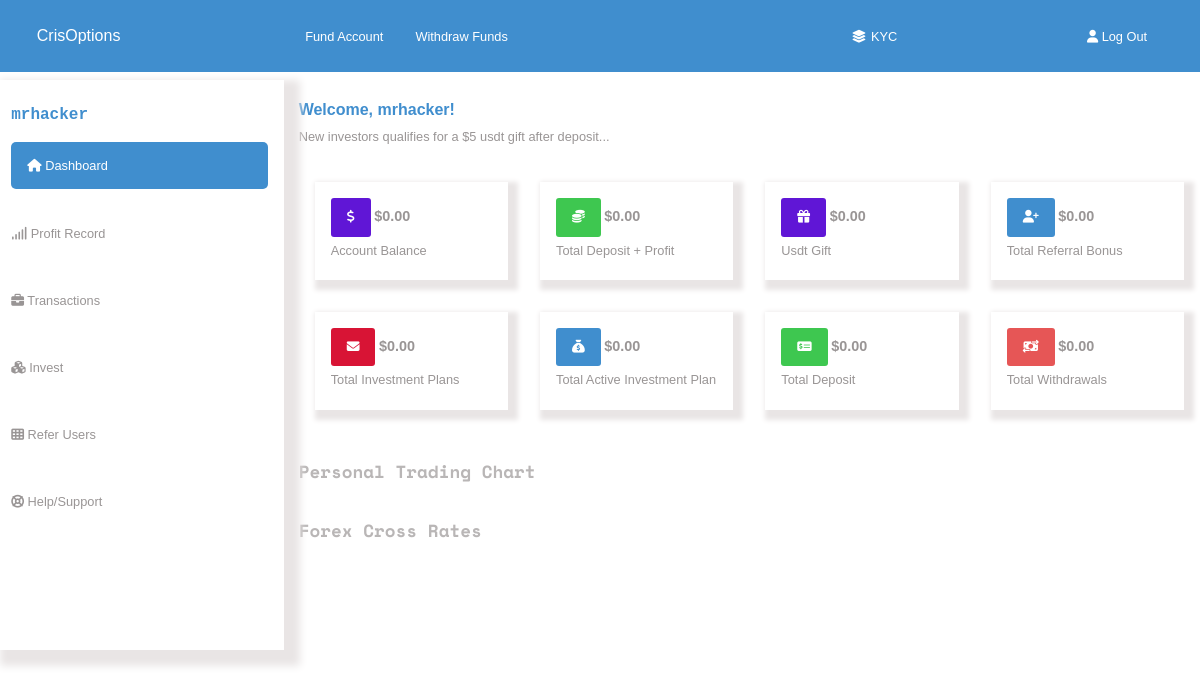
Page /dashboard-home/ (signed in) on the committed database.
### basic_app/models.py (models this page shows, shortened)
class AccountBalance(models.Model):
    user = models.OneToOneField(User, on_delete=models.CASCADE)
    acc_balance = models.DecimalField(max_digits=10, decimal_places=2, default=0.0)
    deposit_profit = models.DecimalField(max_digits=10, decimal_places=2, default=0.0)
    total_investment = models.DecimalField(max_digits=10, decimal_places=2, default=0.0)
    total_active = models.DecimalField(max_digits=10, decimal_places=2, default=0.0)
    total_deposit = models.DecimalField(max_digits=10, decimal_places=2, default=0.0)
    total_withdraw = models.DecimalField(max_digits=10, decimal_places=2, default=0.0)
    gift =  models.DecimalField(max_digits=10, decimal_places=2, default=0.0)
    referral =  models.DecimalField(max_digits=10, decimal_places=2, default=0.0)
    pr_balance = models.DecimalField(max_digits=10, decimal_places=2, default=0.0)
    pr_plan1 = models.CharField(max_length=20, blank=True, default="")
    pr_plan2 = models.CharField(max_length=20, blank=True, default="")
    pr_plan3 = models.CharField(max_length=20, blank=True, default="")
    pr_plan4 = models.CharField(max_length=20, blank=True, default="")
    pr_plan5 = models.CharField(max_length=20, blank=True, default="")
    pr_plan6 = models.CharField(max_length=20, blank=True, default="")
    pr_plan7 = models.CharField(max_length=20, blank=True, default="")
    pr_plan8 = models.CharField(max_length=20, blank=True, default="")
    pr_plan9 = models.CharField(max_length=20, blank=True, default="")
    pr_plan10 = models.CharField(max_length=20, blank=True, default="")
    pr_plan11 = models.CharField(max_length=20, blank=True, default="")
    pr_plan12 = models.CharField(max_length=20, blank=True, default="")
    pr_amount1 = models.CharField(max_length=20, blank=True, default="")
    pr_amount2 = models.CharField(max_length=20, blank=True, default="")
    pr_amount3 = models.CharField(max_length=20, blank=True, default="")
    pr_amount4 = models.CharField(max_length=20, blank=True, default="")
    pr_amount5 = models.CharField(max_length=20, blank=True, default="")
    pr_amount6 = models.CharField(max_length=20, blank=True, default="")
    pr_amount7 = models.CharField(max_length=20, blank=True, default="")
    pr_amount8 = models.CharField(max_length=20, blank=True, default="")
    pr_amount9 = models.CharField(max_length=20, blank=True, default="")
    pr_amount10 = models.CharField(max_length=20, blank=True, default="")
    pr_amount11 = models.CharField(max_length=20, blank=True, default="")
    pr_amount12 = models.CharField(max_length=20, blank=True, default="")
    pr_profit1 = models.CharField(max_length=20, blank=True, default="")
    pr_profit2 = models.CharField(max_length=20, blank=True, default="")
    pr_profit3 = models.CharField(max_length=20, blank=True, default="")
    pr_profit4 = models.CharField(max_length=20, blank=True, default="")
    pr_profit5 = models.CharField(max_length=20, blank=True, default="")
    pr_profit6 = models.CharField(max_length=20, blank=True, default="")
    pr_profit7 = models.CharField(max_length=20, blank=True, default="")
    pr_profit8 = models.CharField(max_length=20, blank=True, default="")
    pr_profit9 = models.CharField(max_length=20, blank=True, default="")
    pr_profit10 = models.CharField(max_length=20, blank=True, default="")
    pr_profit11 = models.CharField(max_length=20, blank=True, default="")
    pr_profit12 = models.CharField(max_length=20, blank=True, default="")
    pr_date1 = models.CharField(max_length=20, blank=True, default="")
    pr_date2 = models.CharField(max_length=20, blank=True, default="")
    pr_date3 = models.CharField(max_length=20, blank=True, default="")
    pr_date4 = models.CharField(max_length=20, blank=True, default="")
    pr_date5 = models.CharField(max_length=20, blank=True, default="")
    pr_date6 = models.CharField(max_length=20, blank=True, default="")
    pr_date7 = models.CharField(max_length=20, blank=True, default="")
    pr_date8 = models.CharField(max_length=20, blank=True, default="")
    pr_date9 = models.CharField(max_length=20, blank=True, default="")
    pr_date10 = models.CharField(max_length=20, blank=True, default="")
    pr_date11 = models.CharField(max_length=20, blank=True, default="")
    pr_date12 = models.CharField(max_length=20, blank=True, default="")
    tr_deposit = models.DecimalField(max_digits=10, decimal_places=2, default=0.0)
    tr_withdraw = models.DecimalField(max_digits=10, decimal_places=2, default=0.0)
    tr_balance = models.DecimalField(max_digits=10, decimal_places=2, default=0.0)
    tr_others = models.DecimalField(max_digits=10, decimal_places=2, default=0.0)
    tr_amount1 = models.CharField(max_length=20, blank=True, default="")
    tr_amount2 = models.CharField(max_length=20, blank=True, default="")
    tr_amount3 = models.CharField(max_length=20, blank=True, default="")
    tr_amount4 = models.CharField(max_length=20, blank=True, default="")
    tr_amount5 = models.CharField(max_length=20, blank=True, default="")
    tr_amount6 = models.CharField(max_length=20, blank=True, default="")
    tr_amount7 = models.CharField(max_length=20, blank=True, default="")
    tr_amount8 = models.CharField(max_length=20, blank=True, default="")
    tr_amount9 = models.CharField(max_length=20, blank=True, default="")
    tr_amount10 = models.CharField(max_length=20, blank=True, default="")
    tr_amount11 = models.CharField(max_length=20, blank=True, default="")
    tr_amount12 = models.CharField(max_length=20, blank=True, default="")
    tr_paymentmode1 = models.CharField(max_length=20,  blank=True, default="")
    tr_paymentmode2 = models.CharField(max_length=20,  blank=True, default="")
    tr_paymentmode3 = models.CharField(max_length=20,  blank=True, default="")
    tr_paymentmode4 = models.CharField(max_length=20,  blank=True, default="")
    tr_paymentmode5 = models.CharField(max_length=20,  blank=True, default="")
    tr_paymentmode6 = models.CharField(max_length=20,  blank=True, default="")
    tr_paymentmode7 = models.CharField(max_length=20,  blank=True, default="")
    tr_paymentmode8 = models.CharField(max_length=20,  blank=True, default="")
    tr_paymentmode9 = models.CharField(max_length=20,  blank=True, default="")
    tr_paymentmode10 = models.CharField(max_length=20,  blank=True, default="")
    tr_paymentmode11 = models.CharField(max_length=20,  blank=True, default="")
    tr_paymentmode12 = models.CharField(max_length=20,  blank=True, default="")
    tr_status1 = models.CharField(max_length=20,  blank=True, default="")
    tr_status2 = models.CharField(max_length=20,  blank=True, default="")
    tr_status3 = models.CharField(max_length=20,  blank=True, default="")
    tr_status4 = models.CharField(max_length=20,  blank=True, default="")
    tr_status5 = models.CharField(max_length=20,  blank=True, default="")
    tr_status6 = models.CharField(max_length=20,  blank=True, default="")
    tr_status7 = models.CharField(max_length=20,  blank=True, default="")
    tr_status8 = models.CharField(max_length=20,  blank=True, default="")
    tr_status9 = models.CharField(max_length=20,  blank=True, default="")
    tr_status10 = models.CharField(max_length=20,  blank=True, default="")
    tr_status11 = models.CharField(max_length=20,  blank=True, default="")
    tr_status12 = models.CharField(max_length=20,  blank=True, default="")
    tr_date1 = models.CharField(max_length=20,  blank=True, default="")
    tr_date2 = models.CharField(max_length=20,  blank=True, default="")
    tr_date3 = models.CharField(max_length=20,  blank=True, default="")
    tr_date4 = models.CharField(max_length=20,  blank=True, default="")
    tr_date5 = models.CharField(max_length=20,  blank=True, default="")
    tr_date6 = models.CharField(max_length=20,  blank=True, default="")
    tr_date7 = models.CharField(max_length=20,  blank=True, default="")
    tr_date8 = models.CharField(max_length=20,  blank=True, default="")
    tr_date9 = models.CharField(max_length=20,  blank=True, default="")
    tr_date10 = models.CharField(max_length=20,  blank=True, default="")
    tr_date11 = models.CharField(max_length=20,  blank=True, default="")
    tr_date12 = models.CharField(max_length=20,  blank=True, default="")

### basic_app/views.py (the view)
# urls.py: path('dashboard-home/', views.user_dashboard_view, name='user_dashboard'),
@login_required
def user_dashboard_view(request):
    try:
        account_balance = AccountBalance.objects.get(user=request.user)
    except AccountBalance.DoesNotExist:
        account_balance = None  # Handle the case where AccountBalance does not exist for the user
    return render(request, template_name='dashboard/dashboard-l.html', context={'account_balance':account_balance})

### templates/dashboard/dashboard-l.html (shortened to what this page needs)
<!DOCTYPE html>
{% load static %}
<html lang="en">
<head>
    <link rel="stylesheet" href="{% static 'css/style.css' %}">
    <link rel="stylesheet" media="screen and (max-width:825px)" href="{% static 'css/mobile.css' %}">
    <link rel="stylesheet" href="https://cdnjs.cloudflare.com/ajax/libs/font-awesome/6.4.2/css/all.min.css" />
</head>
<body>
    <div class="dashboard-container">
        <div class="dashboard-navbar">
        <p><a class="home" href="{% url 'basic_app:home' %}">CrisOptions</a></p>
          <ul>
            <li><a class="fund" href="{% url 'basic_app:payment' %}">Fund Account</a></li>
            <li><a class="withdraw" href="{% url 'basic_app:withdrawal' %}">Withdraw Funds</a></li>
          </ul>
            <div class="kyc">
                <p><i class="fas fa-layer-group"></i><a href="{% url 'basic_app:kyc' %}">KYC</a></p>
            </div>
            <div class="log-out">
                <p><a target="_blank" href="{% url 'basic_app:logout' %}"><i class="fas fa-user"></i> Log Out</a></p>
            </div>
		    </div>
        <div class="grid-container">
            <label for="dashmenu-bar"></label>
            <div class="dashboard-pages">
                <ul>
                    <li><h3>{{ user.username }}</h3></li>
                    <p><li><a class="current-page" href="#"><i class="fas fa-home"></i> Dashboard</a></p></li>
                    <p><li><a href="{% url 'basic_app:dashboard-profit' %}"><i class="fa fa-signal " aria-hidden="true"></i> Profit Record</a></p></li>
                    <p><li><a href="{% url 'basic_app:dashboard-transaction' %}"><i class="fa fa-briefcase " aria-hidden="true"></i> Transactions</a></p></li>
                    <p><li><a href="{% url 'basic_app:dashboard-invest' %}"><i class="fas fa-cubes"></i> Invest</a></p></li>
                    <p><li><a href="{% url 'basic_app:dashboard-referral' %}"><i class="fa fa-th" aria-hidden="true"></i> Refer Users</a></p></li>
                    <p><li><a href="{% url 'basic_app:dashboard-help' %}"> <i class="fa fa-life-ring" aria-hidden="true"></i> Help/Support</a></p></li>
                </ul>
            </div>
            <div class="home-content">
              <h3>Welcome, {{ user.username }}!</h3>
              <p>New investors qualifies for a $5 usdt gift after deposit...</p>
              <div class="little-boxes">
                  <p><i class="fa-solid fa-dollar-sign"></i> <span class="dollar">${{ account_balance.acc_balance }}</span> <br> Account Balance</p>
                  <p><i class="fa-solid fa-coins"></i> <span class="dollar">${{ account_balance.deposit_profit }}</span> <br> Total Deposit + Profit </p>
                  <p><i class="fa-solid fa-gift"></i> <span class="dollar">${{ account_balance.gift }}</span> <br> Usdt Gift</p>
                  <p><i class="fa-solid fa-user-plus"></i></i> <span class="dollar">${{ account_balance.referral }}</span> <br> Total Referral Bonus</p>
                  <p><i class="fa-solid fa-envelope"></i> <span class="dollar">${{ account_balance.total_investment }}</span> <br> Total Investment Plans</p>
                  <p><i class="fa-solid fa-sack-dollar"></i> <span class="dollar">${{ account_balance.total_active }}</span> <br> Total Active Investment Plan</p>
                  <p><i class="fa-solid fa-money-check-dollar"></i> <span class="dollar">${{ account_balance.total_deposit }}</span> <br> Total Deposit</p>
                  <p><i class="fa-solid fa-money-bill-transfer"></i> <span class="dollar">${{ account_balance.total_withdraw }}</span> <br> Total Withdrawals</p>
                </div>
                <h4>Personal Trading Chart</h4>
                <h4>Forex Cross Rates </h4>
            </div>
        </div>
    </div>
</body>
</html>

### static/css/style.css (style rules this page uses)
* { margin: 0; padding: 0; box-sizing: border-box; }
a { text-decoration: none; }
.sign-up-container h1, p { text-align: center; }
.dashboard-navbar { background: rgb(64, 142, 206); color: #fff; width: 100%; display: flex; font-size: 0.8rem; padding: 1.7rem 0; justify-content: space-between; font-family: Verdana, Geneva, Tahoma, sans-serif; position: fixed; z-index: 2; top: 0; }
.dashboard-navbar ul { display: flex; margin-left: 1rem; list-style: none; align-items: center; }
.dashboard-navbar li { margin: 0 0.7rem; list-style: none; align-items: center; }
.dashboard-navbar a { color: #fff; padding: 0 0.3rem; }
.dashboard-navbar p { text-align: center; align-self: center; margin-left: 2rem; font-size: 1rem; }
.dashboard-navbar .kyc { align-self: center; }
.dashboard-navbar .kyc p { font-size: 0.8rem; }
.dashboard-navbar .log-out p { font-size: 0.8rem; }
.dashboard-navbar .log-out { align-self: center; margin-right: 3rem; }
.grid-container { display: grid; grid-template-columns: 2fr 7fr; }
.dashboard-pages { font-family: Verdana, Geneva, Tahoma, sans-serif; font-size: 0.8rem; line-height: 2rem; margin-left: 0; padding-bottom: 6rem; background: #fff; box-shadow: 8px 8px 8px 8px #e9e5e5; position: fixed; top: 10%; }
.dashboard-pages ul { list-style: none; }
.dashboard-pages ul li { margin: 2.2rem 0; padding-right: 1rem; padding-left: 0.7rem; }
.dashboard-pages ul li h3 { line-height: 0; font-family: 'Space Monospace', monospace; color: rgb(64, 142, 206); font-size: 1rem; margin-bottom: 2rem ; }
.dashboard-pages ul li a { color: #999595; }
.dashboard-pages .current-page { background: rgb(64, 142, 206); color: white; padding: 1rem 10rem 1rem 1rem; width: 100%; border-radius: 5px; }
.home-content { font-family: Verdana, Geneva, Tahoma, sans-serif; margin-top: 6rem; margin-left: 2rem; line-height: 1.7rem; }
.home-content h3 { font-size: 1rem; font-family: Arial, Helvetica, sans-serif; color: rgb(64, 142, 206); }
.home-content p { color: #999595; font-size: 0.8rem; text-align: start; }
.little-boxes { display: grid; grid-template-columns: 1fr 1fr 1fr 1fr; margin: 1rem 0; }
.little-boxes p { background: #fff; box-shadow: 5px 5px 5px 5px #e9e5e5; padding: 1rem; margin: 1rem; }
.little-boxes p .fa-dollar-sign { color: white; padding: 0.8rem 1rem; background-color: rgb(96, 22, 214); border-radius: 3px; }
.little-boxes p .fa-coins { color: white; padding: 0.8rem 1rem; background-color: rgb(62, 199, 80); border-radius: 3px; }
.little-boxes p .fa-gift { color: white; padding: 0.8rem 1rem; background-color: rgb(96, 22, 214); border-radius: 3px; }
.little-boxes p .fa-user-plus { color: white; padding: 0.8rem 1rem; background-color: rgb(64, 142, 206); border-radius: 3px; }
.little-boxes p .fa-envelope { color: white; padding: 0.8rem 1rem; background-color: rgb(216, 20, 53); border-radius: 3px; }
.little-boxes p .fa-sack-dollar { color: white; padding: 0.8rem 1rem; background-color: rgb(64, 142, 206); border-radius: 3px; }
.little-boxes p .fa-money-check-dollar { color: white; padding: 0.8rem 1rem; background-color: rgb(62, 199, 80); border-radius: 3px; }
.little-boxes p .fa-money-bill-transfer { color: white; padding: 0.8rem 1rem; background-color: rgb(230, 86, 86); border-radius: 3px; }
.dollar { font-size: 0.9rem; font-weight: bold; }
.home-content h4 { color: #b9b6b6; font-size: 1.1rem; margin: 2rem 0; font-family: 'Space Mono', monospace; }

### static/css/mobile.css (style rules this page uses)
a { text-decoration: none; }
.dashboard-container { max-width: 820px; overflow: hidden; }
.dashboard-navbar { width: 820px; }
.dashboard-navbar p a { margin-right: 2rem; }
.dashboard-navbar ul { display: none; }
.dashboard-navbar .kyc { display: none; }
.dashboard-navbar .log-out { display: none; }
.dashboard-pages { top: 70px; position: absolute; }
.dashboard-pages { display: none; }
.dashboard-pages ul li { margin: 2.2rem 0; padding-right: 1rem; }
.grid-container label { display: block; margin-top: 8.5rem; z-index: 2; margin-left: 0.2rem; }
.home-content { margin-top: 6rem; margin-left: 3rem; margin-bottom: 5rem; }
.little-boxes { grid-template-columns: 1fr 1fr; max-width: 700px; }
.little-boxes p { padding: 0.8rem; margin: 1rem 0.5rem; }

### rows in the picture
AccountBalance: acc_balance "0.00", deposit_profit "0.00", gift "0.00", referral "0.00", total_investment "0.00", total_active "0.00", total_deposit "0.00", total_withdraw "0.00"

### other values in the picture
{{ user.username }} "mrhacker"
